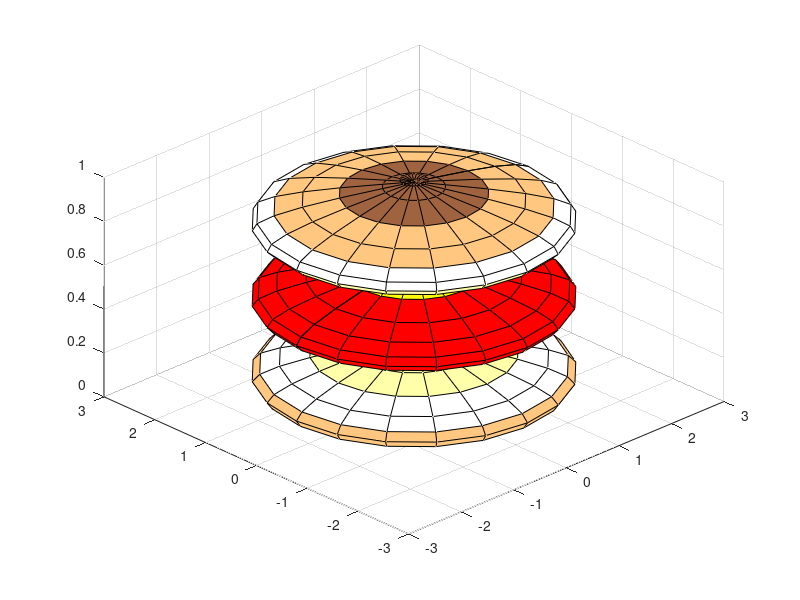

Here is the MATLAB script that generated this plot:
z=0: .03 :0.97;
r=cos(3*pi*z)+2*sin(3*pi*z);
cylinder(r);
C=[0.625,0.390,0.248;1,0.781,0.497;flipud(hot(5))];
A=[C;flipud(C);];
colormap(A)
view(-44,41)
axis on